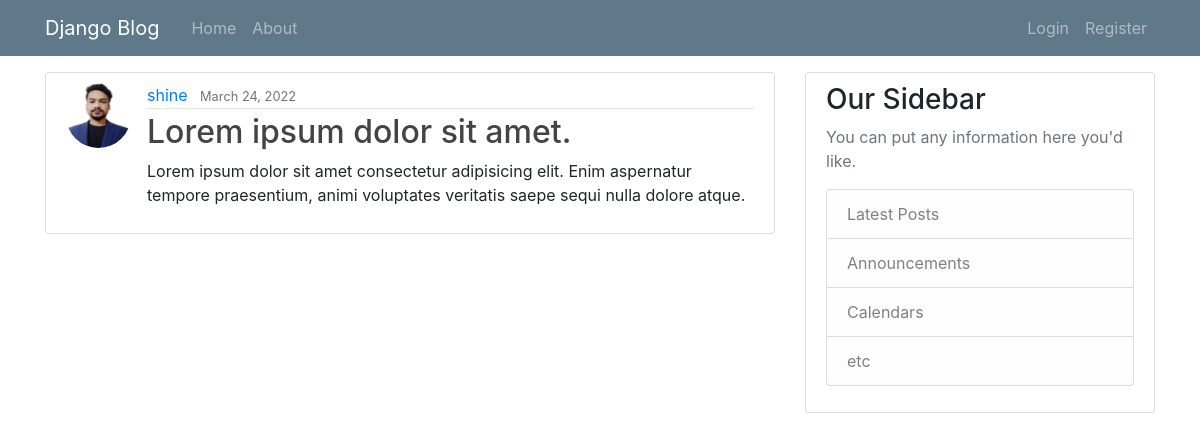
Screenshot of /post/42/ with the database file from the repository.
### blog/models.py (models this page shows, shortened)
class Post(models.Model):
    title = models.CharField(max_length=30)
    content = models.TextField()
    date_posted = models.DateTimeField(default=timezone.now)
    author = models.ForeignKey(User, on_delete=models.CASCADE)

### users/models.py (models this page shows, shortened)
class Profile(models.Model):
    user = models.OneToOneField(User, on_delete=models.CASCADE)
    image = models.ImageField(default='profile_pics/default.png', upload_to='profile_pics')

### blog/views.py (the view)
# urls.py: path('post/<int:pk>/', PostDetailView.as_view(), name='post-detail'),
class PostDetailView(DetailView):
    model = Post

### blog/templates/blog/post_detail.html (shortened to what this page needs)
{% extends 'blog/base.html' %}
{% block content %}
    <article class="media content-section">
        <img class="rounded-circle article-img" src="{{ object.author.profile.image.url }}" alt="">
        <div class="media-body">
        <div class="article-metadata">
            <a class="mr-2" href="{% url 'user-posts' object.author.username %}">{{ object.author.username }}</a>
            <small class="text-muted">{{ object.date_posted|date:'F d, Y' }}</small>
        </div>
        <h2 class="article-title">{{ object.title }}</h2>
        <p class="article-content">{{ object.content }}</p>
        </div>
    </article>
{% endblock content %}

### blog/static/blog/main.css (style rules this page uses)
body { background: #fafafa; color: #333333; margin-top: 5rem; }
h1, h2, h3, h4, h5, h6 { color: #444444; }
.content-section { background: #ffffff; padding: 10px 20px; border: 1px solid #dddddd; border-radius: 3px; margin-bottom: 20px; }
.article-title { color: #444444; }
.article-content { white-space: pre-line; }
.article-img { height: 65px; width: 65px; margin-right: 16px; }
.article-metadata { padding-bottom: 1px; margin-bottom: 4px; border-bottom: 1px solid #e3e3e3 }

### rows the page displays
Post: author.profile.image (picture), author.username "shine", date_posted "March 24, 2022", title "Lorem ipsum dolor sit amet.", content "Lorem ipsum dolor sit amet consectetur adipisicing elit. Enim aspernatur tempore praesentium, animi voluptates veritatis saepe sequi nulla dolore atque."
